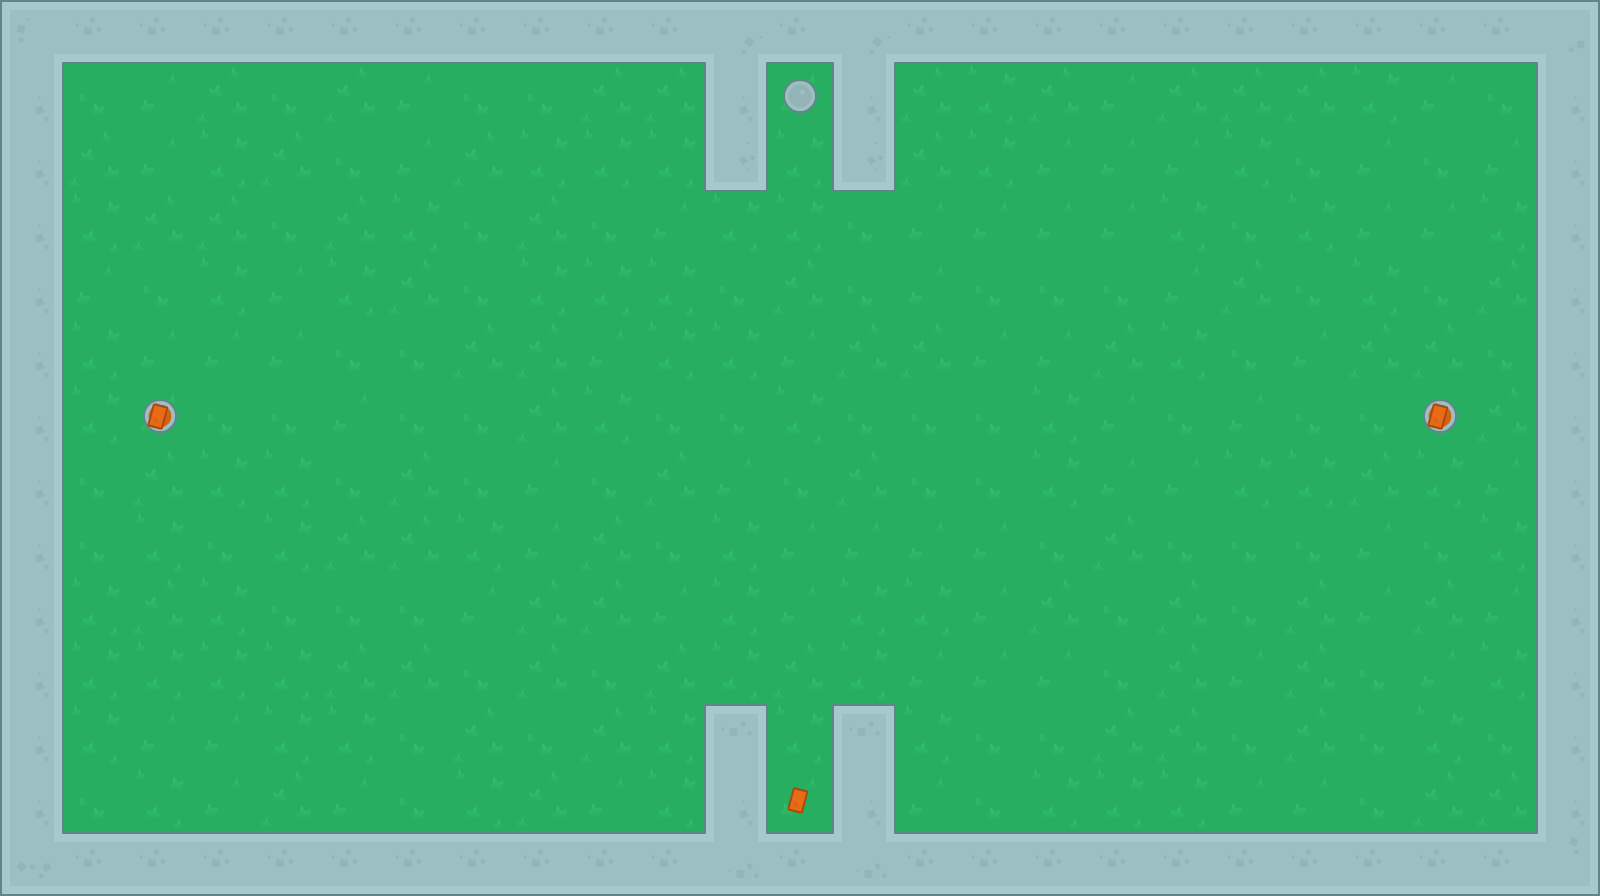

A 2D game scene composited from a Tiled map and its tileset images. What follows is a short description and the map's XML, with each tile layer's data collapsed to a summary:
An orthogonal 25x14 tile map with 64x64 px tiles, 10 tile layers (Grass, Floors, Doors, Player, ...).

<map version="1.0" tiledversion="1.1.5" orientation="orthogonal" renderorder="right-down" width="25" height="14" tilewidth="64" tileheight="64" infinite="0" nextobjectid="1">
 <tileset firstgid="1" name="tilesheet_complete" tilewidth="64" tileheight="64" tilecount="540" columns="27">
  <image source="tilesets/tilesheet_complete.png" width="1728" height="1280" />
 </tileset>
 <layer name="Grass" width="25" height="14">
  <data>[350 cells, 350 non-empty, 4 distinct tile ids]</data>
 </layer>
 <layer name="Floors" width="25" height="14">
  <data>[350 cells, 0 non-empty, 0 distinct tile ids]</data>
 </layer>
 <layer name="Doors" width="25" height="14">
  <data>[350 cells, 0 non-empty, 0 distinct tile ids]</data>
 </layer>
 <layer name="Player" width="25" height="14">
  <data>[350 cells, 1 non-empty, 1 distinct tile ids]</data>
 </layer>
 <layer name="EnemiesStationary" width="25" height="14">
  <data>[350 cells, 2 non-empty, 1 distinct tile ids]</data>
 </layer>
 <layer name="EnemiesVertical" width="25" height="14">
  <data>[350 cells, 0 non-empty, 0 distinct tile ids]</data>
 </layer>
 <layer name="EnemiesHorizontal" width="25" height="14">
  <data>[350 cells, 0 non-empty, 0 distinct tile ids]</data>
 </layer>
 <layer name="Pistols" width="25" height="14">
  <data>[350 cells, 0 non-empty, 0 distinct tile ids]</data>
 </layer>
 <layer name="MachineGuns" width="25" height="14">
  <data>[350 cells, 3 non-empty, 1 distinct tile ids]</data>
 </layer>
 <layer name="Walls" width="25" height="14">
  <data>[350 cells, 82 non-empty, 10 distinct tile ids]</data>
 </layer>
</map>
